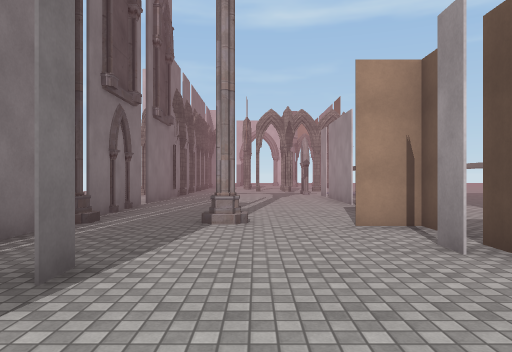
view 1 (above)

24 first-person views from a walk through a 3-D level made in the Unity game engine. The camera is 1.5 m above the floor, looks level and sees 70° across. The floor is counted in squares, 2 m on a side. Each view is taken from the middle of a square. On the plan, view 1 faces up. The plan holds only what a view shows up to about 11 squares ahead; the rest is blank. The place goes on beyond the plan. The player is left out. Some surface patterns are stand-ins.

view 2
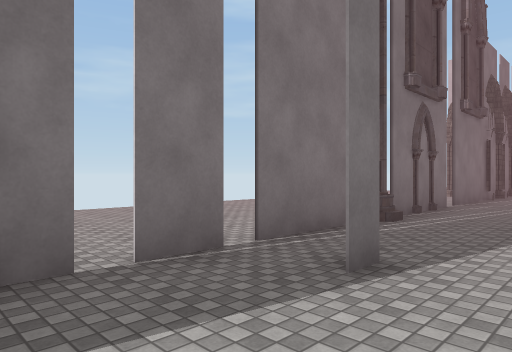

view 3
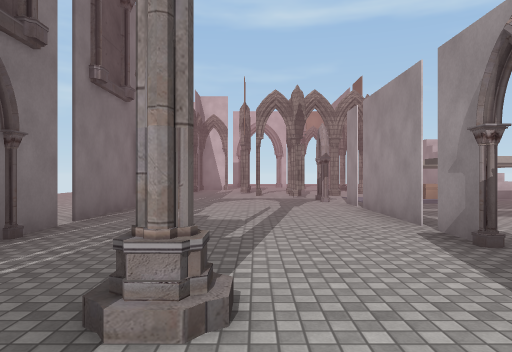

view 4
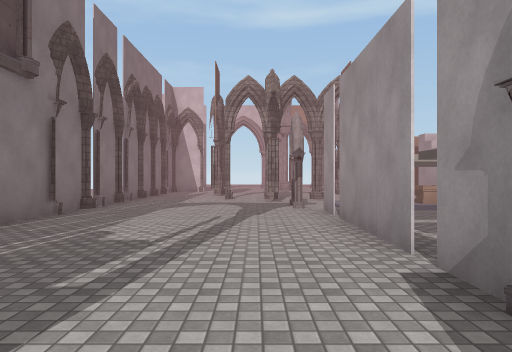

view 5
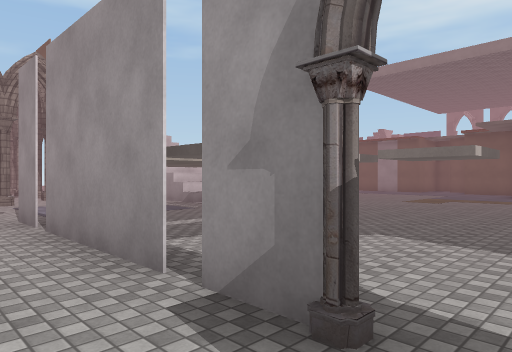

view 6
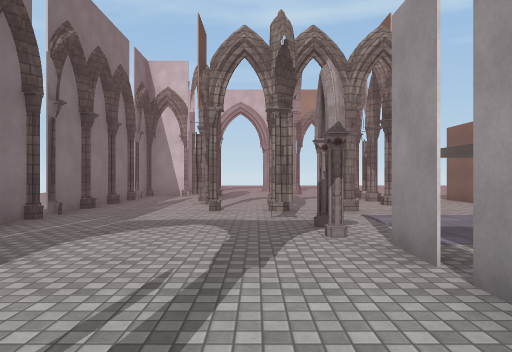

view 7
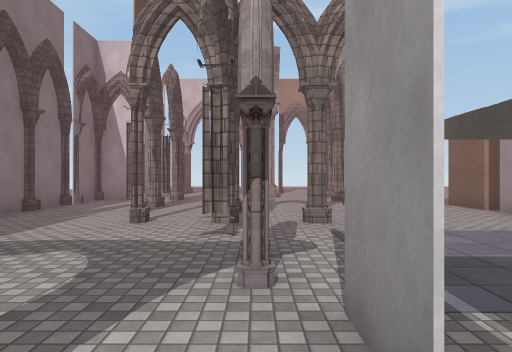

view 8
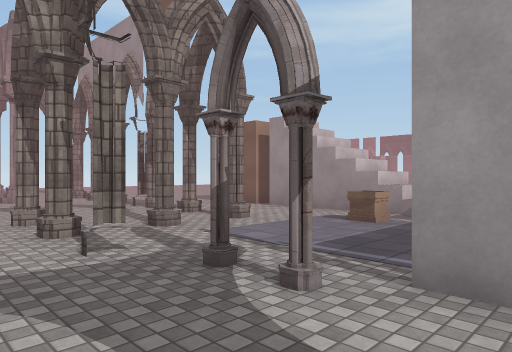

view 9
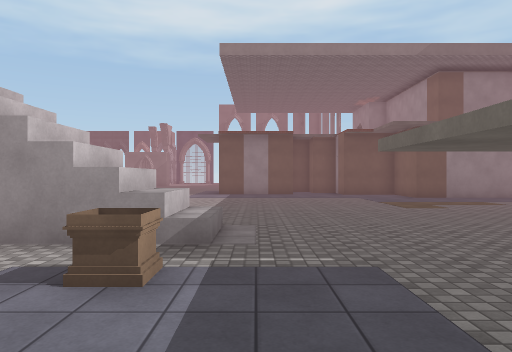

view 10
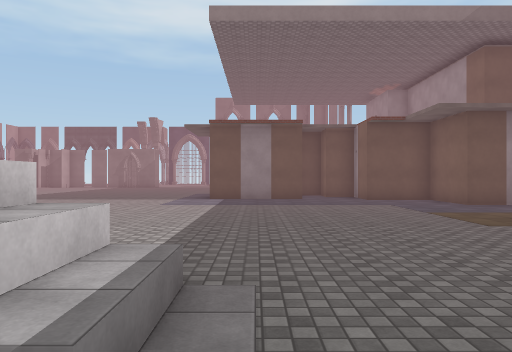

view 11
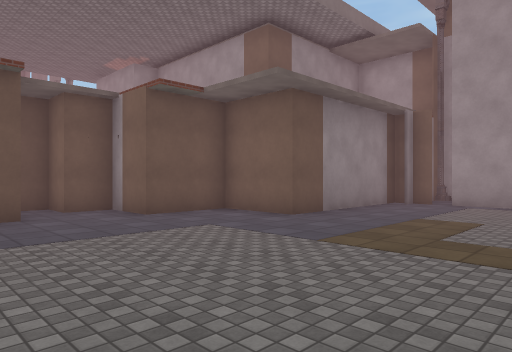

view 12
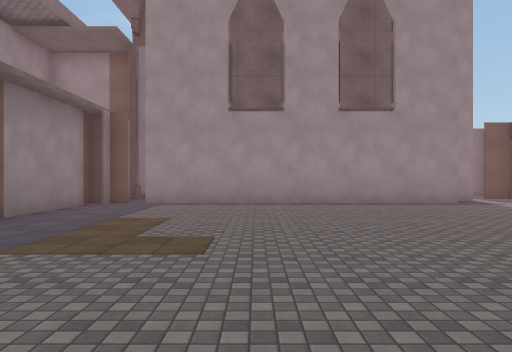

view 13
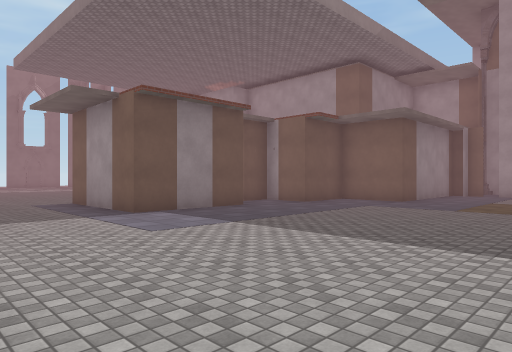

view 14
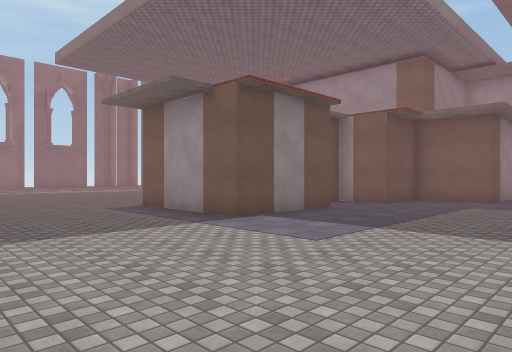

view 15
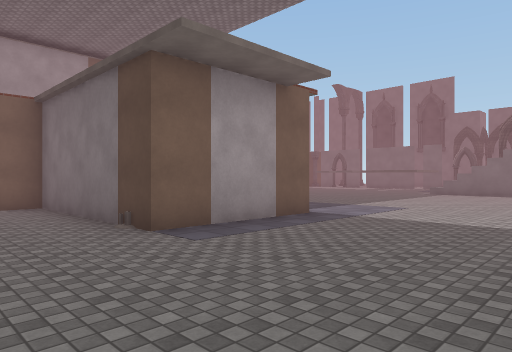

view 16
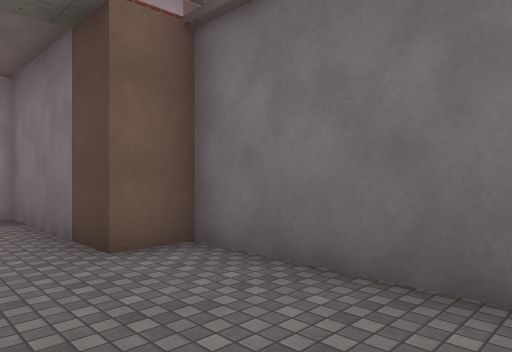

view 17
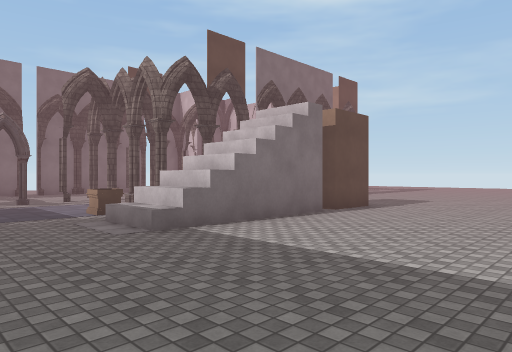

view 18
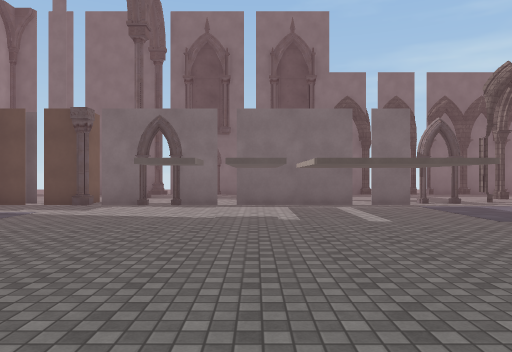

view 19
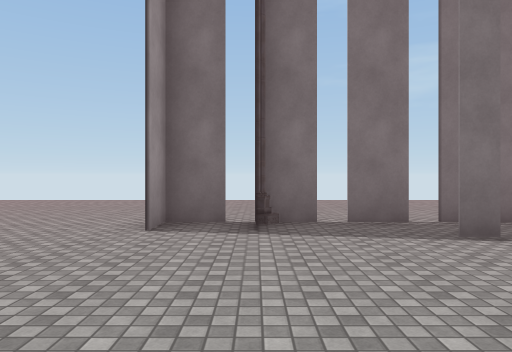

view 20
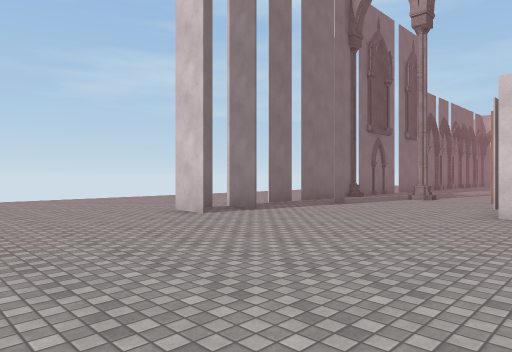

view 21
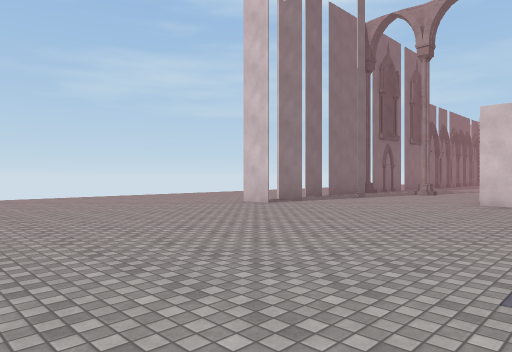

view 22
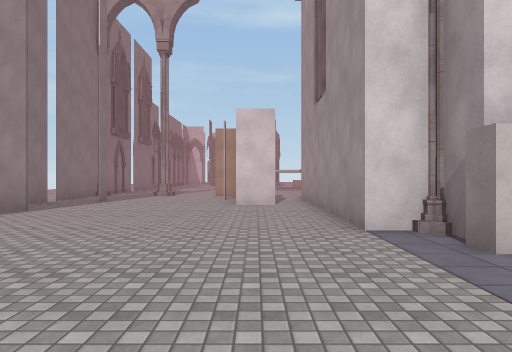

view 23
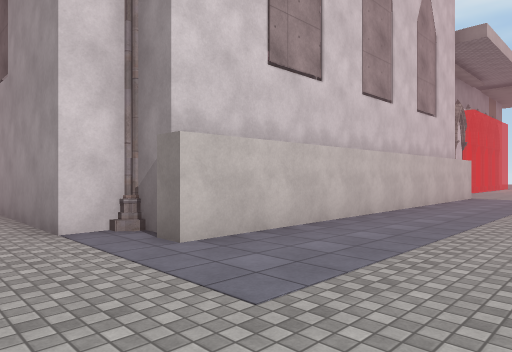

view 24
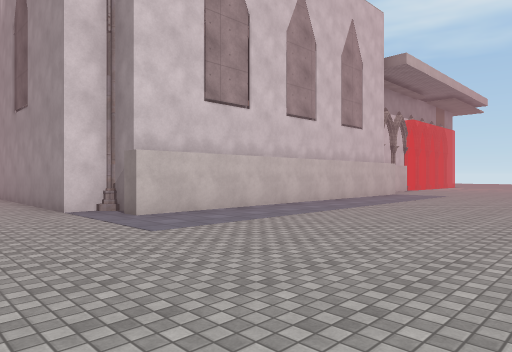

### Floor plan
Points are (right, up) in squares from view 1. A wall is a line through its corners. A room is listed if a view was taken in it or the views show most of it. See-through windows are left out.
Room 1 (views 1, 2, 3, 4, 5, 6, 7, 8, 9, 10, 11, 12, 13, 14, 15, 16, 17, 18, 19, 20, 21, 22, 23, 24)
walls: (10.5, 5) (11.5, 5); (2.5, 5) (2.5, 5.5); (2.5, 5.4) (2.5, 4.5); (2.5, 3.5) (2.5, 4) (2.5, 3.2); (3.6, 1.5) (2.4, 1.5); (2.5, 7) (2.5, 6); (2, 4.1) (2, 3.5) (2, 4); (1.5, 5.5) (2.2, 5.5); (2.5, 8.4) (2.5, 9); (2.5, 9.1) (2.5, 8.5); (14.5, 5) (15.5, 5) (15.5, 9.5) (17.5, 9.5) (17.5, 11.5) (19, 11.5) (19, 12.5) (19.4, 12.5); (4.5, -2.6) (4.5, 2.9); (15, 3.4) (15, 5.5); (-1.5, 3) (-1.5, 2.5); (2.5, 12.6) (2.5, 9.5) (2.5, 12.5); (-3, 4.9) (-3, 2.9); (2.5, 14.1) (2.5, 13) (2.5, 14); (-3, 2.6) (-3, 1.4); (-2, 0) (-2.5, 0); (11.4, -4.5) (10.4, -4.5); (7, 15.5) (7, 19.5); (-3, 1.1) (-3, 0.4); (-3, 9.6) (-3, 6.4); (-1.9, -1.5) (-3, -1.5) (-2, -1.5); (8.5, 16) (7, 16); (-3, -0.4) (-3, -1.5); (8.6, 16.5) (7, 16.5); (15.1, -4.5) (14.4, -4.5); (18, 13.4) (18, 16.5) (21.5, 16.5) (21.5, 11.5) (22.5, 11.5) (22.5, 7.5); (-3, 14.7) (-3, 9.9); (8.5, 19.5) (8.5, 15.5); (7, 20) (7, 21.5); (20, 12.5) (20, 13.1); (-3, 16.4) (-3, 14.9); (8.5, 21.5) (8.5, 20); (-2.9, 19.9) (-3, 16.9); (-2.9, 21.3) (-2.9, 20.2)
low walls: (8.5, 15.5) (7, 15.5)
ways out: gap at (-3, 1); gap at (-3, 3); gap at (-3, 10); gap at (-3, 17); gap at (2, 4); gap at (3, 6.5); gap at (3, 9); gap at (3, 13)
objects: other object (-3, 0); other object (-3, 6); other object (-3, 8); other object (0, 6); other object (3, 8); other object (6, 16); other object (21, 15)

Positions as (right, up) in squares from view 1, and headings:
1: (0, 0), facing up
2: (0, 0), facing up-left
3: (0, 4), facing up
4: (1, 6), facing up
5: (1, 7), facing up-right
6: (1, 10), facing up
7: (2, 12), facing up
8: (0, 13), facing up-right
9: (3, 15), facing right
10: (6, 15), facing right
11: (11, 15), facing down-right
12: (11, 15), facing down
13: (11, 20), facing down-right
14: (13, 21), facing down-right
15: (24, 21), facing down-left
16: (24, 15), facing down-left
17: (13, 13), facing up-left
18: (12, 10), facing left
19: (3, 0), facing left
20: (4, -6), facing up-left
21: (5, -9), facing up-left
22: (3, -8), facing up
23: (3, -8), facing up-right
24: (2, -11), facing up-right
